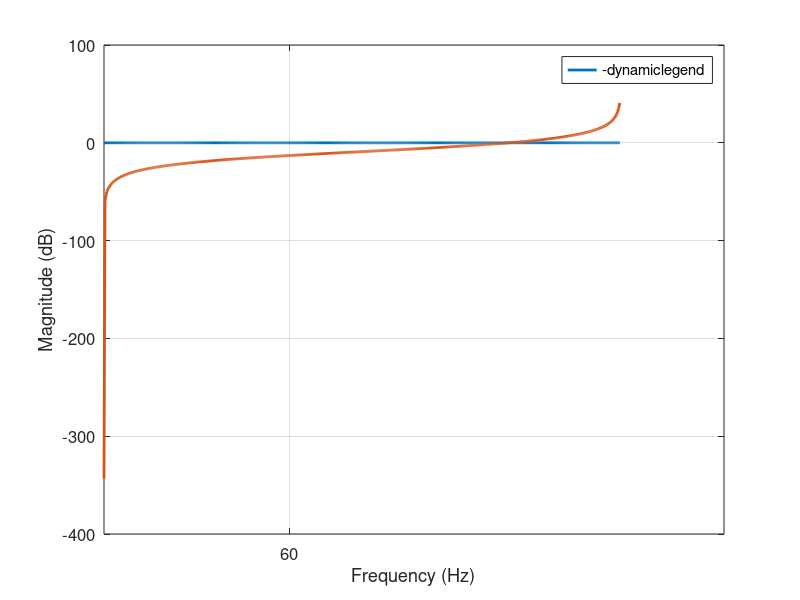
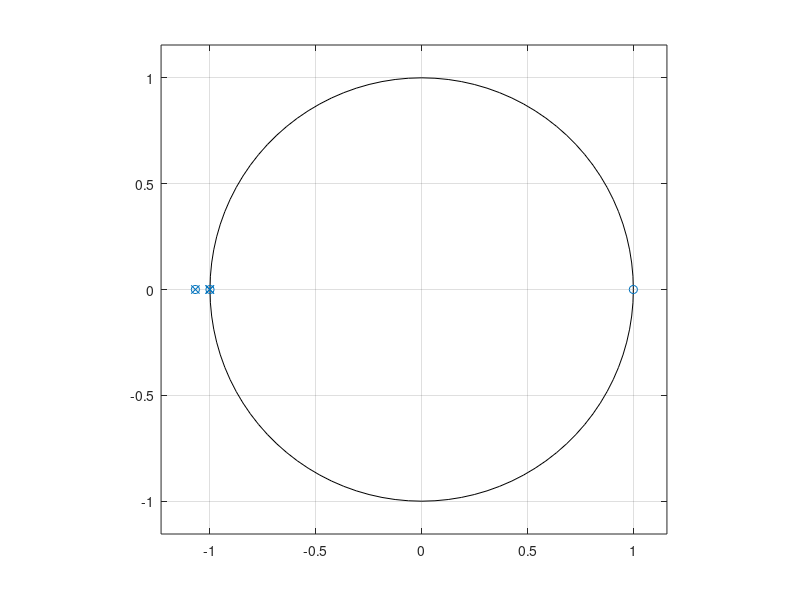
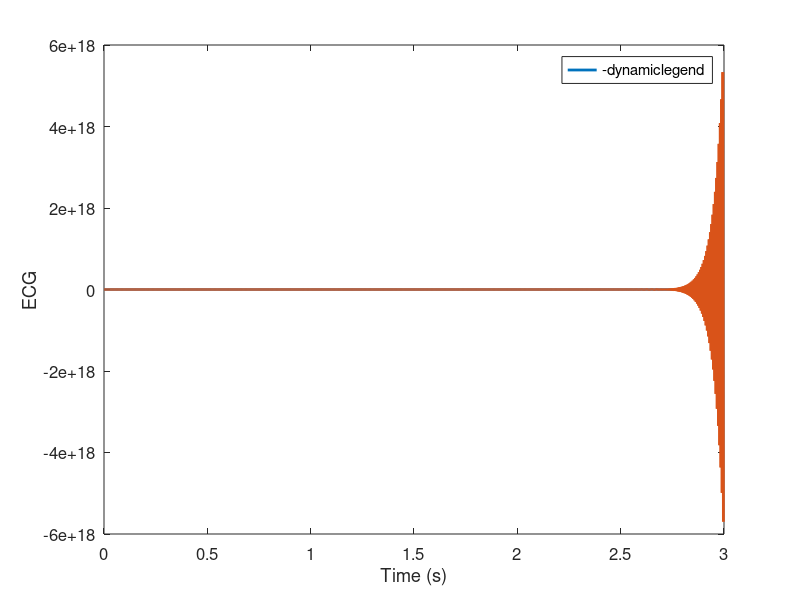
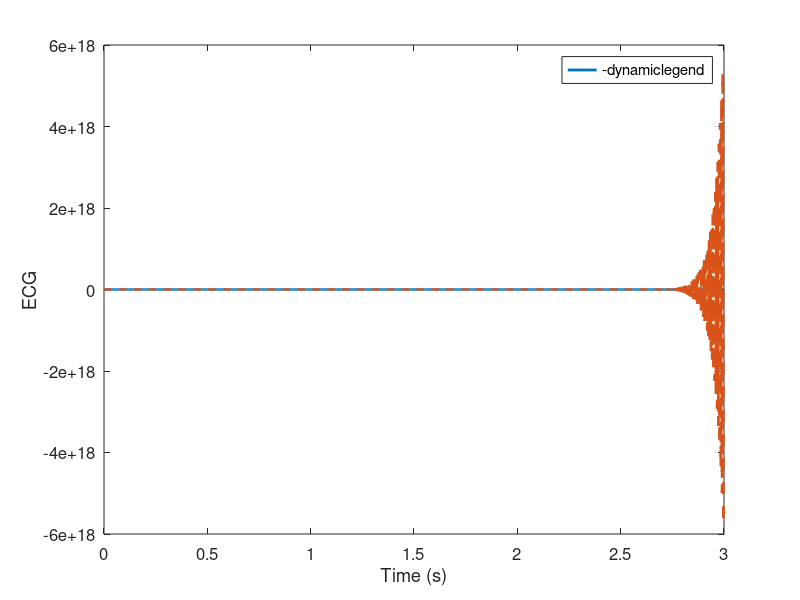

Source code (MATLAB) for these figures, in order:
%% Template for notch filtering of ECG signals
clear, clc, close all

%% Loads ECG signal from file
% This loads the following variables:
% - ecg_clean: ecg_signal without 60 Hz interference. Use this only for
% comparison
% - ecg_60Hz: ECG signal corrupted by 60 Hz interference
% - N: length of the vectors ecg_clean and ecg_60Hz
% - T (in seconds): sampling period of ECG recordings. T = 3 ms.
load('ecg_recording.mat') 
% Note: these signals are real ECG recordings made with standard ECG recorders, 
% leads, and electrodes. The quality is typical of ambulatory ECG recordings.
% The 60 Hz component was introduced artificially for this exercise.
% The complete database can be found online on PhysioNet [1]: 
% http://www.physionet.org/physiobank/database/nstdb/
% This database is discrebed in [2].
% References:
% [1] Goldberger AL, Amaral LAN, Glass L, Hausdorff JM, Ivanov PCh, Mark RG, 
% Mietus JE, Moody GB, Peng C-K, Stanley HE. PhysioBank, PhysioToolkit, and 
% PhysioNet: Components of a New Research Resource for Complex Physiologic 
% Signals. Circulation 101(23):e215-e220 [Circulation Electronic Pages; 
% http://circ.ahajournals.org/content/101/23/e215.full]; 2000 (June 13).
% [2] Moody GB, Muldrow WE, Mark RG. A noise stress test for arrhythmia detectors. 
% Computers in Cardiology 1984; 11:381-384.

t = 0:T:(N-1)*T; % time vector

% Plot signals
figure, box on, hold on
plot(t, ecg_clean, 'k')
plot(t, ecg_60Hz)
xlabel('Time (s)')
ylabel('ECG')
legend('Clean ECG', 'ECG corrupted by 60 Hz')

%% Your code goes here
% a)
lamb = 2*pi*60;
b = 2*pi*5; % there's more than one right answer for this.

% Analog notch filter coefficients
bs = [1 0 lamb^2];
as = [1 b lamb^2];

% b)
% Bilinear transformation with and without frequency pre-warping
[bzw, azw] = bilinear(bs, as, 1/T); % without
[bz, az] = bilinear(bs, as, 1/T, lamb/(2*pi)); % with

% c)
[Hw, w] = freqz(bzw, azw);
H = freqz(bz, az, w);

figure, hold on, box on
plot(w/(2*pi*T), 20*log10(abs(Hw)), 'Linewidth', 2', 'DisplayName', 'W/o frequency pre-warping')
plot(w/(2*pi*T), 20*log10(abs(H)), 'Linewidth', 2', 'DisplayName', 'W/ frequency pre-warping')
xlabel('Frequency (Hz)', 'FontSize', 12)
ylabel('Magnitude (dB)', 'FontSize', 12)
set(gca, 'xtick', [60])
grid on
set(gca, 'FontSize', 12)
legend('-dynamiclegend')
saveas(gca, '../figs/bilinear_ecg', 'epsc')

% d) 
figure, zplane(bz, az)
saveas(gca, '../figs/zplane_bilinear_ecg', 'epsc')

% e)
ecg_filtered = filter(bz, az, ecg_60Hz);

figure, hold on, box on
plot(t, ecg_60Hz, 'LineWidth', 2, 'DisplayName', 'ECG + 60 Hz')
plot(t, ecg_filtered, 'LineWidth', 2, 'DisplayName', 'Filtered ECG')
legend('-dynamiclegend')
xlabel('Time (s)', 'FontSize', 12)
ylabel('ECG', 'FontSize', 12)
set(gca, 'FontSize', 12)
saveas(gca, '../figs/ecg_comparison1', 'epsc')

figure, hold on, box on
plot(t, ecg_clean, 'LineWidth', 2, 'DisplayName', 'Clean ECG')
plot(t, ecg_filtered, '--', 'LineWidth', 2, 'DisplayName', 'Filtered ECG')
legend('-dynamiclegend')
xlabel('Time (s)', 'FontSize', 12)
ylabel('ECG', 'FontSize', 12)
set(gca, 'FontSize', 12)
saveas(gca, '../figs/ecg_comparison2', 'epsc')

% f)
% Define filter parameters
L = 53;
M = L-1;
Deltaw1 = 0.018*pi;
Deltaw2 = 0.04*pi;
N = 1000;

% Frequnecy vector
wc = 2*pi*60*T;
w = linspace(0, pi, N);

% Desired response
d = ones(size(w));
d(w >= wc-Deltaw1/2 & w <= wc+Deltaw1/2) = 0;

% Weight function
wv = ones(size(w));
wv(w >= wc-Deltaw1/2-Deltaw2 & w < wc-Deltaw1/2) = 0;
wv(w >= wc+Deltaw1/2 & w < wc+Deltaw1/2+Deltaw2) = 0;

% Plot desired response and window function
figure, hold on
plot(w, d)
plot(w, wv, 'r')
title('desired response and window function')

% Design the filter
hls = firls(M, w(wv ~= 0)/pi, d(wv ~= 0));

% Plot results
Hls = freqz(hls, 1, w);

ecg_fir =filter(hls, 1, ecg_60Hz);

figure, box on
plot(w/(2*pi*T), 20*log10(abs(Hls)), 'LineWidth', 2)
xlabel('Frequency (Hz)', 'FontSize', 12)
ylabel('Magnitude (dB)', 'FontSize', 12)
set(gca, 'xtick', [60])
saveas(gca, '../figs/ecg_fir_notch', 'epsc')

figure, box on
plot(w/(2*pi*T), unwrap(angle(Hls)), 'LineWidth', 2)
xlabel('Frequency (Hz)', 'FontSize', 12)
ylabel('Phase (rad)', 'FontSize', 12)
set(gca, 'xtick', [60])
saveas(gca, '../figs/ecg_fir_notch_phase', 'epsc')

figure, hold on, box on
plot(t, ecg_clean, 'LineWidth', 2, 'DisplayName', 'Clean ECG')
plot(t, ecg_fir, '--', 'LineWidth', 2, 'DisplayName', 'Filtered ECG')
legend('-dynamiclegend')
xlabel('Time (s)', 'FontSize', 12)
ylabel('ECG', 'FontSize', 12)
set(gca, 'FontSize', 12)
saveas(gca, '../figs/ecg_fir_comparison1', 'epsc')

figure, hold on, box on
plot(t, ecg_clean, 'LineWidth', 2, 'DisplayName', 'Clean ECG')
plot(t, circshift(ecg_fir, [0, -M/2]), '--', 'LineWidth', 2, 'DisplayName', 'Filtered ECG')
legend('-dynamiclegend')
xlabel('Time (s)', 'FontSize', 12)
ylabel('ECG', 'FontSize', 12)
set(gca, 'FontSize', 12)
saveas(gca, '../figs/ecg_fir_comparison2', 'epsc')
